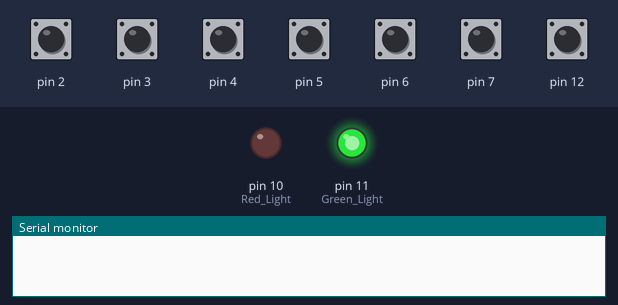
This sketch was run on a simulated Arduino Uno, built with avr-gcc and run on an emulated ATmega328P. Shown: output pins drawn as LEDs (lit = HIGH), the last lines printed to the serial monitor. Inputs (shaded band) come from the test bench; at power-on: pin 2–7, pin 12 HIGH.

Above: at 1.2 s.
1.3 s: pin 12 pulled LOW for 0.15 s
At 4.3 s:
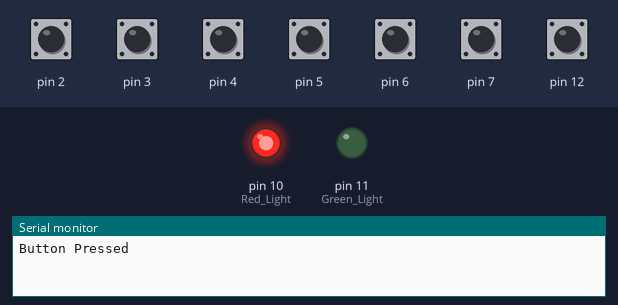
4.4 s: pin 12 pulled LOW for 1 s
At 4.6 s:
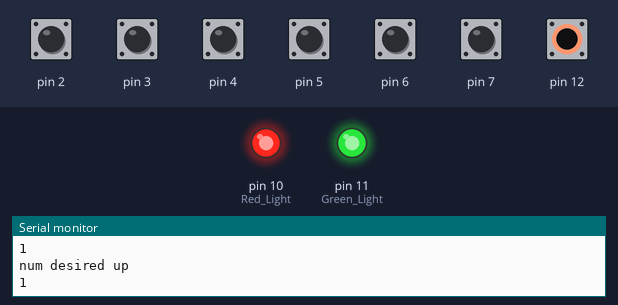
7.4 s: pin 2 pulled LOW for 0.15 s
At 8.5 s:
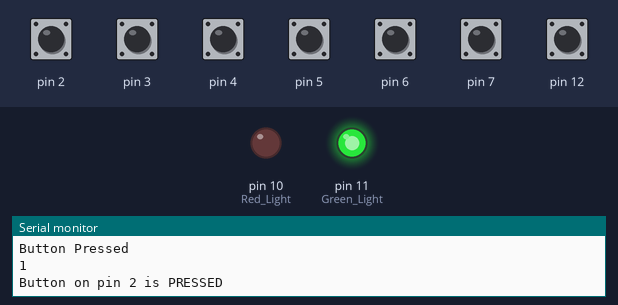
Timing chart, 0 to 10.4 s (numbered marks = the images above; inputs shaded):
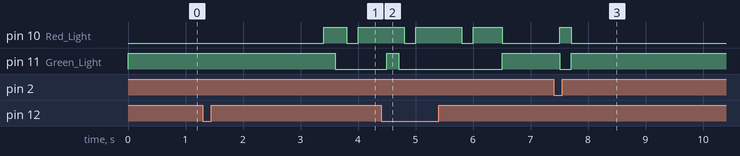

The sketch:

BillyCode.ino
```cpp
class Button {
public:
  int pin;
  Button(int pin) : pin(pin) {
    pinMode(pin, INPUT_PULLUP);
    prevState = HIGH;
    pressTime = -1;
  }

  void update() {
    pressed = false;
    released = false;
    int state = digitalRead(pin);
    //Serial.println(digitalRead(pin));

    if (state == prevState) return;


    if (state == LOW){
      pressed = true;
      heldAction = true;
      Serial.println("Button Pressed");
      pressTime = millis();
    }
    else
      released = true;
    prevState = state;
  }
  bool isPressedOnce() {
    if (pressed)
      Serial.println(pressed);
    return pressed;
  }
  bool isReleased() {
    pressTime = -1;
    return released;
  }
  bool isHeld(){
    if(prevState == LOW)
      return true;
    return false;
  }

  int getHeldTime() {
    if (pressTime == -1) return -1;
    if (heldAction) //make sure this can only trigger once per hold
      return millis() - pressTime;
  }
  void resetHeldTime(){
    pressTime = -1;
  }
  void useHeldAction(){
    heldAction = false;
  }


private:
  int prevState;
  bool pressed;
  bool released;
  int pressTime;
  int timePressed;
  bool heldAction;
};


Button buttons[] = { Button(2), Button(3), Button(4), Button(5), Button(6), Button(7) };
Button controlButton = { Button(12) };

int mode = 1; //0 means editing, 1 means reading
int numDesired;

int getNumPressed(){
  int retNum = 0;
  for(int i = 0; i < sizeof(buttons)/sizeof(buttons[0]); i++){
    if(buttons[i].isHeld())
      retNum++;
  }
  return retNum;
}

void setup() {
  pinMode(11, OUTPUT); //Green Light
  pinMode(10, OUTPUT); //Red Light
  Serial.begin(9600);
}

int startTime;
void loop() {

  controlButton.update();
  if(mode==1){
    // Serial.print("Num Desired: ");
    // Serial.println(numDesired);
    // Serial.print("Num Pressed: ");
    // Serial.println(getNumPressed());
    //Serial.println(controlButton.getHeldTime());
    //Serial.println("In Mode 1");
    if(controlButton.getHeldTime()>=2000){
      controlButton.useHeldAction();
      mode = 0;
      startTime = millis();
      numDesired = 0;
      controlButton.resetHeldTime();
      digitalWrite(11, LOW);
      digitalWrite(10, LOW);
    }
    if(getNumPressed() == numDesired){
      digitalWrite(11, HIGH);
      digitalWrite(10, LOW);
    }
    else{
      digitalWrite(11, LOW);
      digitalWrite(10, HIGH);
    }

    for (Button &b : buttons) {
      b.update();

      if (b.isPressedOnce()) {
        Serial.print("Button on pin ");
        Serial.print(b.pin);
        Serial.println(" is PRESSED");
      }
    }
  }
  else{
    //Serial.println("in mode 0");
    if(controlButton.getHeldTime()>=2000){
      mode = 1;
      numDesired--; //so that holding the button doesn't add one
      controlButton.resetHeldTime();
      controlButton.useHeldAction();
      digitalWrite(11, LOW);
      digitalWrite(10, LOW);
    }
    if(millis()<=startTime+200) //green light blinks once when entering writing mode and when adding one to desiredAmount
      digitalWrite(11, HIGH);
    else
      digitalWrite(11, LOW);

    if(millis()%1000<750){ //Red light is constantly blinking to indicate it's in writing mode
      digitalWrite(10, HIGH);
    }
    else
      digitalWrite(10, LOW);
    if(controlButton.isPressedOnce()){
      if(numDesired+1<=sizeof(buttons)/sizeof(buttons[0])){
        Serial.println("num desired up");
        numDesired++;
      }
      else{
        Serial.println("Num desired reset");
        numDesired = 1;
      }
      Serial.println(numDesired);
      startTime = millis();
    }
  }
  delay(100);
}
```

Measured:
- after the input at 1.3 s, pin 10 (Red_Light): LOW → HIGH after 2.1 s, → LOW 0.40 s later, → HIGH 0.20 s later; pin 11 (Green_Light): HIGH → LOW after 2.3 s
- after the input at 4.4 s, pin 11 (Green_Light): LOW → HIGH after 0.10 s, → LOW 0.20 s later, → HIGH 1.8 s later
- after the input at 7.4 s, pin 10 (Red_Light): LOW → HIGH after 0.11 s, → LOW 0.20 s later; pin 11 (Green_Light): HIGH → LOW after 0.11 s, → HIGH 0.20 s later
